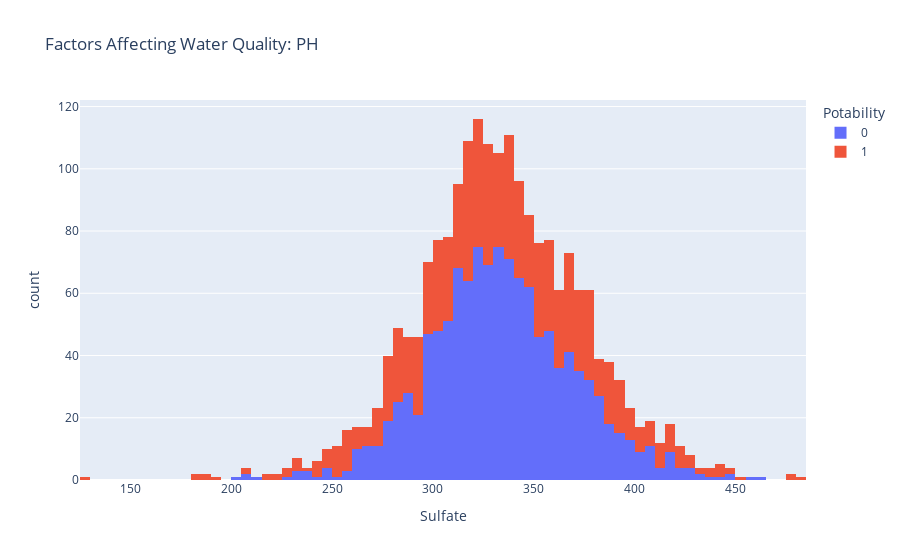

The code cell stored with this chart in its notebook:
### Code cell
import plotly.express as px
data = data
figure = px.histogram(data, x = "Sulfate", 
                      color = "Potability", 
                      title= "Factors Affecting Water Quality: PH")
figure.show()

### Figure 1 — Plotly figure (JSON) as saved in the notebook; plotly's stock layout.template omitted (floating-point values rounded to 4 significant figures; data arrays with more than 128 entries replaced by an {"elided": "..."} marker saying what was removed)
{"data": [{"alignmentgroup": "True", "bingroup": "x", "hovertemplate": "Potability=0<br>Sulfate=%{x}<br>count=%{y}<extra></extra>", "legendgroup": "0", "marker": {"color": "#636efa", "pattern": {"shape": ""}}, "name": "0", "offsetgroup": "0", "orientation": "v", "showlegend": true, "type": "histogram", "x": {"elided": "1200 float values"}, "xaxis": "x", "yaxis": "y"}, {"alignmentgroup": "True", "bingroup": "x", "hovertemplate": "Potability=1<br>Sulfate=%{x}<br>count=%{y}<extra></extra>", "legendgroup": "1", "marker": {"color": "#EF553B", "pattern": {"shape": ""}}, "name": "1", "offsetgroup": "1", "orientation": "v", "showlegend": true, "type": "histogram", "x": {"elided": "811 float values"}, "xaxis": "x", "yaxis": "y"}], "layout": {"barmode": "relative", "legend": {"title": {"text": "Potability"}, "tracegroupgap": 0}, "title": {"text": "Factors Affecting Water Quality: PH"}, "xaxis": {"anchor": "y", "domain": [0, 1], "title": {"text": "Sulfate"}}, "yaxis": {"anchor": "x", "domain": [0, 1], "title": {"text": "count"}}}}
